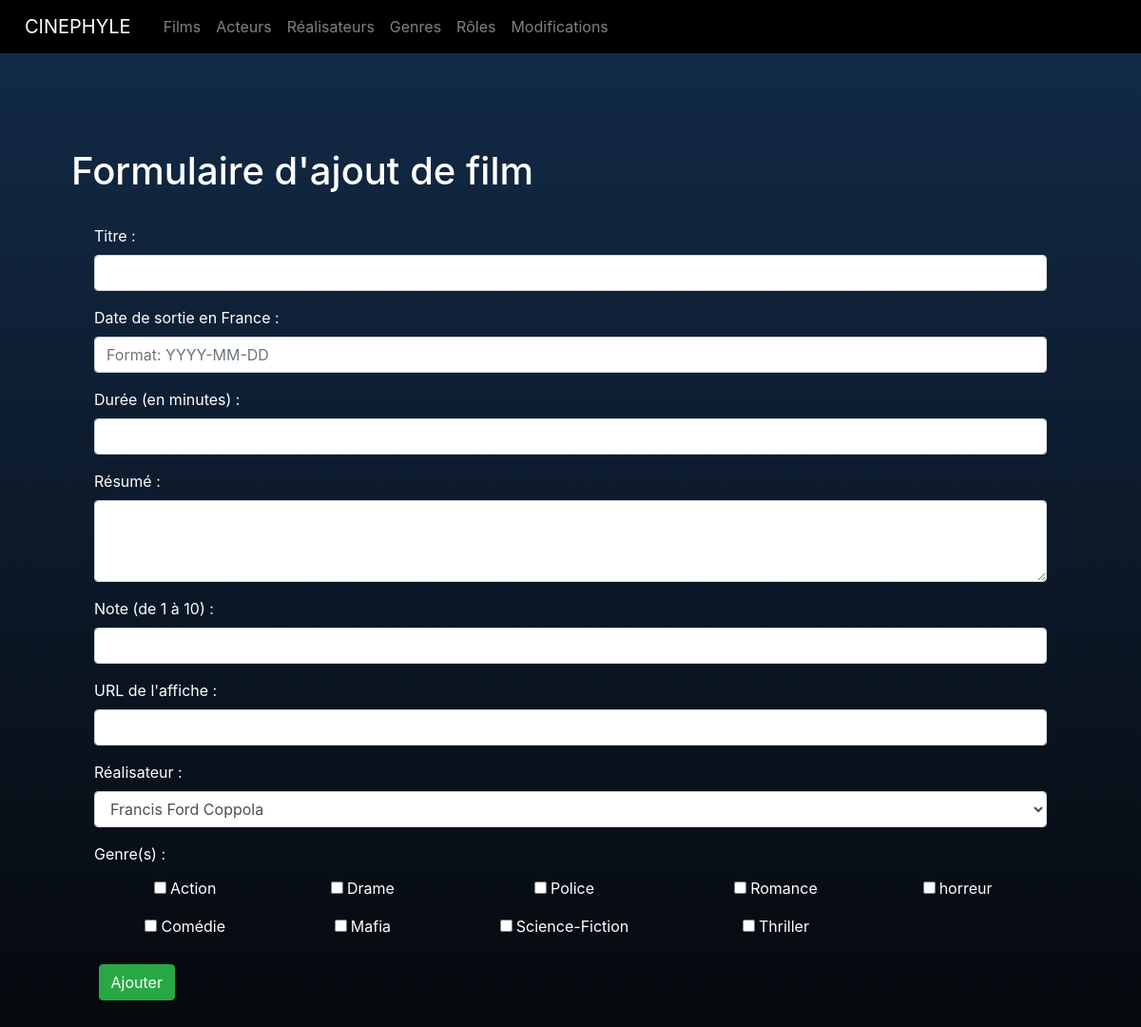
Page /appli/index.php?action=ajoutFilm on the committed database.
### tables this page shows
CREATE TABLE IF NOT EXISTS `genre` (
  `id_genre` int NOT NULL AUTO_INCREMENT,
  `libelle` varchar(50) DEFAULT NULL,
  PRIMARY KEY (`id_genre`)
);

### appli/controller/FilmController.php (called while the page is built, shortened)
<?php
class FilmController {
    public function ajoutFilm() {
        $pdo = Connect::seConnecter();
        $requeteRealisateurs = $pdo->query("
            SELECT
            realisateur.id_real,
            CONCAT(personne.prenom, ' ', personne.nom) AS nom_realisateur
            FROM realisateur
            INNER JOIN personne ON realisateur.id_personne = personne.id_personne");
        $realisateurs = $requeteRealisateurs->fetchAll();
        $requeteGenres = $pdo->query("
            SELECT
            id_genre,
            libelle
            FROM genre");
        $genres = $requeteGenres->fetchAll();
        require "view/Films/ajoutFilm.php";
    }
}

### appli/view/Films/ajoutFilm.php (the view, shortened to what this page needs)
<?php
$titre_secondaire = "Formulaire d'ajout de film";
?>
<div class="container">
    <h1><?= $titre_secondaire ?></h1>
    <form action="index.php?action=ajoutFilm" method="POST" class="bg-transparent text-white p-4 rounded">
        <div class="mb-3">
            <label for="titreFilm" class="form-label">Titre :</label>
            <input type="text" class="form-control" name="titre" id="titreFilm" required>
        </div>
        <div class="mb-3">
            <label for="dateSortieFilm" class="form-label">Date de sortie en France :</label>
            <input type="text" class="form-control" name="dateSortieFrance" id="dateSortieFilm" placeholder="Format: YYYY-MM-DD" required>
        </div>
        <div class="mb-3">
            <label for="dureeFilm" class="form-label">Durée (en minutes) :</label>
            <input type="number" class="form-control" name="duree" id="dureeFilm" required>
        </div>
        <div class="mb-3">
            <label for="resumeFilm" class="form-label">Résumé :</label>
            <textarea class="form-control" name="resume" id="resumeFilm" rows="3" required></textarea>
        </div>
        <div class="mb-3">
            <label for="noteFilm" class="form-label">Note (de 1 à 10) :</label>
            <input type="number" class="form-control" name="note" id="noteFilm" min="0" max="10" step="0.5" required>
        </div>
        <div class="mb-3">
            <label for="afficheFilm" class="form-label">URL de l'affiche :</label>
            <input type="url" class="form-control" name="affiche" id="afficheFilm" required>
        </div>
        <div class="mb-3">
            <label for="idRealisateurFilm" class="form-label">Réalisateur :</label>
            <select class="form-control" name="idRealisateur" id="idRealisateurFilm" required>
                <?php foreach ($realisateurs as $realisateur) : ?>
                    <option value="<?= $realisateur['id_real'] ?>"><?= $realisateur['nom_realisateur'] ?></option>
                <?php endforeach; ?>
            </select>
        </div>
        <label for="idGenreFilm" class="form-label">Genre(s) :</label>
        <div class="mb-3 checkbox">
            <?php foreach ($genres as $genre) : ?>
                <div class="checkElement">
                    <input type="checkbox" name="idGenre[]" id="<?= $genre['id_genre'] ?>" value="<?= $genre['id_genre'] ?>" >
                    <label class="checkLabel" for="idGenreFilm"><?= $genre['libelle'] ?></label>
                </div>
            <?php endforeach; ?>
        </div>
        <div class="mb-3">
            <input type="submit" value="Ajouter" name="submit" class="btn btn-success">
        </div>
    </form>
</div>
<?php
require 'view/template.php';
?>

### appli/public/css/main.css (style rules this page uses)
* { padding: 0; margin: 0; vertical-align: top; box-sizing: border-box; font-family: "Inter", sans-serif; }
.checkbox { display: flex; height: 80px; align-items: center; flex-wrap: wrap; flex-direction: column; }
.checkElement { display: flex; flex-direction: row; align-items: baseline; }
.checkLabel { padding: 4px; }

### rows in the picture
genre: libelle "Action"
genre: libelle "Comédie"
genre: libelle "Drame"
genre: libelle "Mafia"
genre: libelle "Police"
genre: libelle "Science-Fiction"
genre: libelle "Romance"
genre: libelle "Thriller"
genre: libelle "horreur"

### other values in the picture
$titre_secondaire "Formulaire d'ajout de film"
form field idRealisateur "Francis Ford Coppola"
